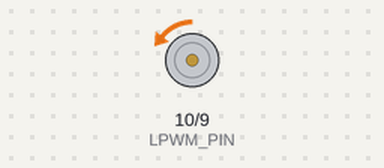
Bench run of a sketch on a simulated Arduino Uno, built with avr-gcc and run on an emulated ATmega328P. Parts: motor-driver pin pairs drawn as motors (green arrow = first pin HIGH = forward, orange = second pin HIGH = backward, longer = more drive).

Above: at 0.15 s.
At 7.64 s:
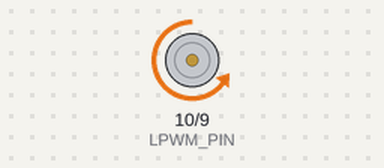
At 22.0 s:
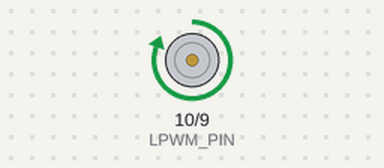
At 34.0 s:
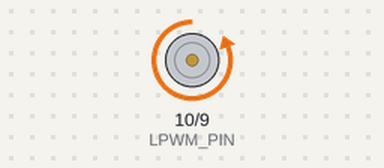
Timing chart, 0 to 40.0 s (numbered marks = the images above):
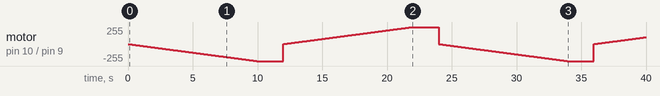

The sketch:

High_Amp_DC_Motor_Control.ino
```cpp
// Define pins
const int RPWM_PIN = 9; // RPWM pin of BTS7960 connected to Arduino pin 5
const int LPWM_PIN = 10; // LPWM pin of BTS7960 connected to Arduino pin 6

void setup() {
  // Set up the control pins as outputs
  pinMode(RPWM_PIN, OUTPUT);
  pinMode(LPWM_PIN, OUTPUT);
}

void loop() {
  // Motor forward
  for (int speed = 0; speed <= 255; speed++) {
    analogWrite(RPWM_PIN, speed);
    analogWrite(LPWM_PIN, 0);
    delay(39); // Increase speed gradually over 10 seconds (10,000ms/256 steps = 39ms per step)
  }

  delay(2000); // Stop for 2 seconds

  // Motor reverse
  for (int speed = 0; speed <= 255; speed++) {
    analogWrite(LPWM_PIN, speed);
    analogWrite(RPWM_PIN, 0);
    delay(39); // Increase speed gradually over 10 seconds
  }

  delay(2000); // Stop for 2 seconds before restarting the loop
}
```
